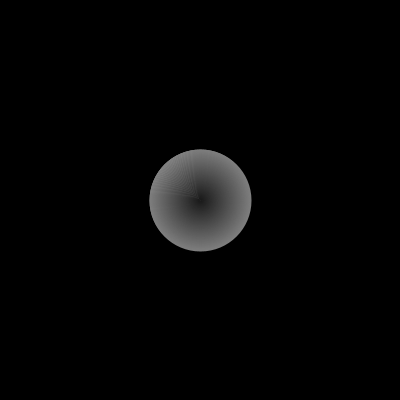
Frame 1 (no input)
Frame 60 (the mouse pressed at the canvas centre just before this capture): identical to frame 1, image omitted
Frame 120 (the mouse held since frame 60 and released just before this capture): identical to frame 1, image omitted

The Processing sketch that drew this single still picture (run headless with seeded random() and noise(); from frame 60 on, the mouse is pressed at the canvas centre):

// Processing sketch: nicerCircles
// ── nicerCircles.pde
int xPos = 200;
int yPos = 200; 

void setup(){
  size(400, 400);  
  
}


void draw(){
  nicerCircles();
  
  
}

void nicerCircles(){
  background(0);
  int diameter = 100; 
  stroke(125);
  strokeWeight(2);
  ellipseMode(CENTER);
  for(int i = 0; i < 100; i++){
      ellipse(xPos, yPos, diameter, diameter);
      diameter -= 1;
      stroke(125-i);
  }

}
